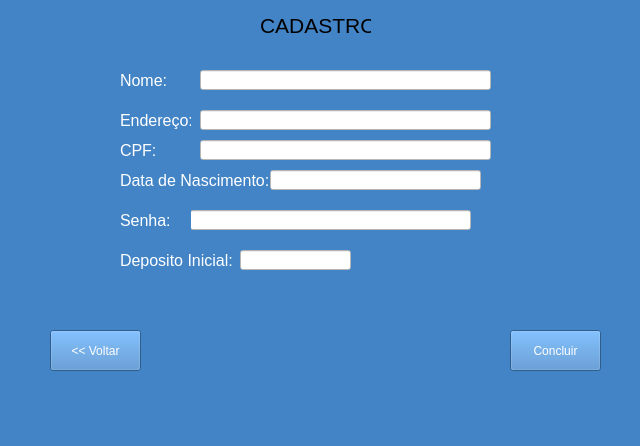
<?xml version="1.0" encoding="UTF-8"?>
<ui version="4.0">
 <class>Form</class>
 <widget class="QWidget" name="Form">
  <property name="geometry">
   <rect>
    <x>0</x>
    <y>0</y>
    <width>640</width>
    <height>446</height>
   </rect>
  </property>
  <property name="windowTitle">
   <string>Form</string>
  </property>
  <property name="styleSheet">
   <string notr="true">background-color: rgb(66, 132, 198)
</string>
  </property>
  <widget class="QLineEdit" name="lineEdit_2">
   <property name="geometry">
    <rect>
     <x>200</x>
     <y>140</y>
     <width>291</width>
     <height>20</height>
    </rect>
   </property>
   <property name="styleSheet">
    <string notr="true">background-color: rgb(255, 255, 255)</string>
   </property>
  </widget>
  <widget class="QLabel" name="label_2">
   <property name="geometry">
    <rect>
     <x>120</x>
     <y>70</y>
     <width>71</width>
     <height>21</height>
    </rect>
   </property>
   <property name="font">
    <font>
     <pointsize>12</pointsize>
    </font>
   </property>
   <property name="styleSheet">
    <string notr="true">color: rgb(255, 255, 255)</string>
   </property>
   <property name="text">
    <string>Nome:</string>
   </property>
  </widget>
  <widget class="QLineEdit" name="lineEdit_3">
   <property name="geometry">
    <rect>
     <x>200</x>
     <y>110</y>
     <width>291</width>
     <height>20</height>
    </rect>
   </property>
   <property name="styleSheet">
    <string notr="true">background-color: rgb(255, 255, 255)</string>
   </property>
  </widget>
  <widget class="QLineEdit" name="lineEdit">
   <property name="geometry">
    <rect>
     <x>200</x>
     <y>70</y>
     <width>291</width>
     <height>20</height>
    </rect>
   </property>
   <property name="styleSheet">
    <string notr="true">background-color: rgb(255, 255, 255)</string>
   </property>
  </widget>
  <widget class="QPushButton" name="pushButton_2">
   <property name="geometry">
    <rect>
     <x>510</x>
     <y>330</y>
     <width>91</width>
     <height>41</height>
    </rect>
   </property>
   <property name="styleSheet">
    <string notr="true">color: rgb(255, 255, 255)</string>
   </property>
   <property name="text">
    <string>Concluir</string>
   </property>
  </widget>
  <widget class="QLabel" name="label">
   <property name="geometry">
    <rect>
     <x>260</x>
     <y>0</y>
     <width>111</width>
     <height>51</height>
    </rect>
   </property>
   <property name="font">
    <font>
     <pointsize>16</pointsize>
    </font>
   </property>
   <property name="text">
    <string>CADASTRO</string>
   </property>
  </widget>
  <widget class="QLabel" name="label_4">
   <property name="geometry">
    <rect>
     <x>120</x>
     <y>110</y>
     <width>71</width>
     <height>21</height>
    </rect>
   </property>
   <property name="font">
    <font>
     <pointsize>12</pointsize>
    </font>
   </property>
   <property name="styleSheet">
    <string notr="true">color: rgb(255, 255, 255)</string>
   </property>
   <property name="text">
    <string>Endereço:</string>
   </property>
  </widget>
  <widget class="QLineEdit" name="lineEdit_5">
   <property name="geometry">
    <rect>
     <x>190</x>
     <y>210</y>
     <width>281</width>
     <height>20</height>
    </rect>
   </property>
   <property name="styleSheet">
    <string notr="true">background-color: rgb(255, 255, 255)</string>
   </property>
   <property name="text">
    <string/>
   </property>
  </widget>
  <widget class="QLabel" name="label_5">
   <property name="geometry">
    <rect>
     <x>120</x>
     <y>170</y>
     <width>151</width>
     <height>21</height>
    </rect>
   </property>
   <property name="font">
    <font>
     <pointsize>12</pointsize>
    </font>
   </property>
   <property name="styleSheet">
    <string notr="true">color: rgb(255, 255, 255)</string>
   </property>
   <property name="text">
    <string>Data de Nascimento:</string>
   </property>
  </widget>
  <widget class="QLabel" name="label_3">
   <property name="geometry">
    <rect>
     <x>120</x>
     <y>140</y>
     <width>71</width>
     <height>21</height>
    </rect>
   </property>
   <property name="font">
    <font>
     <pointsize>12</pointsize>
    </font>
   </property>
   <property name="styleSheet">
    <string notr="true">color: rgb(255, 255, 255)</string>
   </property>
   <property name="text">
    <string>CPF:</string>
   </property>
  </widget>
  <widget class="QLineEdit" name="lineEdit_4">
   <property name="geometry">
    <rect>
     <x>270</x>
     <y>170</y>
     <width>211</width>
     <height>20</height>
    </rect>
   </property>
   <property name="styleSheet">
    <string notr="true">background-color: rgb(255, 255, 255)</string>
   </property>
   <property name="text">
    <string/>
   </property>
  </widget>
  <widget class="QLabel" name="label_6">
   <property name="geometry">
    <rect>
     <x>120</x>
     <y>210</y>
     <width>71</width>
     <height>21</height>
    </rect>
   </property>
   <property name="font">
    <font>
     <pointsize>12</pointsize>
    </font>
   </property>
   <property name="styleSheet">
    <string notr="true">color: rgb(255, 255, 255)</string>
   </property>
   <property name="text">
    <string>Senha:</string>
   </property>
  </widget>
  <widget class="QPushButton" name="pushButton">
   <property name="geometry">
    <rect>
     <x>50</x>
     <y>330</y>
     <width>91</width>
     <height>41</height>
    </rect>
   </property>
   <property name="styleSheet">
    <string notr="true">color: rgb(255, 255, 255)</string>
   </property>
   <property name="text">
    <string>&lt;&lt; Voltar</string>
   </property>
  </widget>
  <widget class="QLabel" name="label_7">
   <property name="geometry">
    <rect>
     <x>120</x>
     <y>250</y>
     <width>141</width>
     <height>21</height>
    </rect>
   </property>
   <property name="font">
    <font>
     <pointsize>12</pointsize>
    </font>
   </property>
   <property name="styleSheet">
    <string notr="true">color: rgb(255, 255, 255)</string>
   </property>
   <property name="text">
    <string>Deposito Inicial:</string>
   </property>
  </widget>
  <widget class="QLineEdit" name="lineEdit_6">
   <property name="geometry">
    <rect>
     <x>240</x>
     <y>250</y>
     <width>111</width>
     <height>20</height>
    </rect>
   </property>
   <property name="styleSheet">
    <string notr="true">background-color: rgb(255, 255, 255)</string>
   </property>
   <property name="text">
    <string/>
   </property>
  </widget>
  <widget class="QLabel" name="label_8">
   <property name="geometry">
    <rect>
     <x>360</x>
     <y>250</y>
     <width>61</width>
     <height>31</height>
    </rect>
   </property>
   <property name="text">
    <string/>
   </property>
   <property name="pixmap">
    <pixmap>prints/cash-coin.svg</pixmap>
   </property>
   <property name="scaledContents">
    <bool>false</bool>
   </property>
  </widget>
 </widget>
 <resources/>
 <connections/>
</ui>
